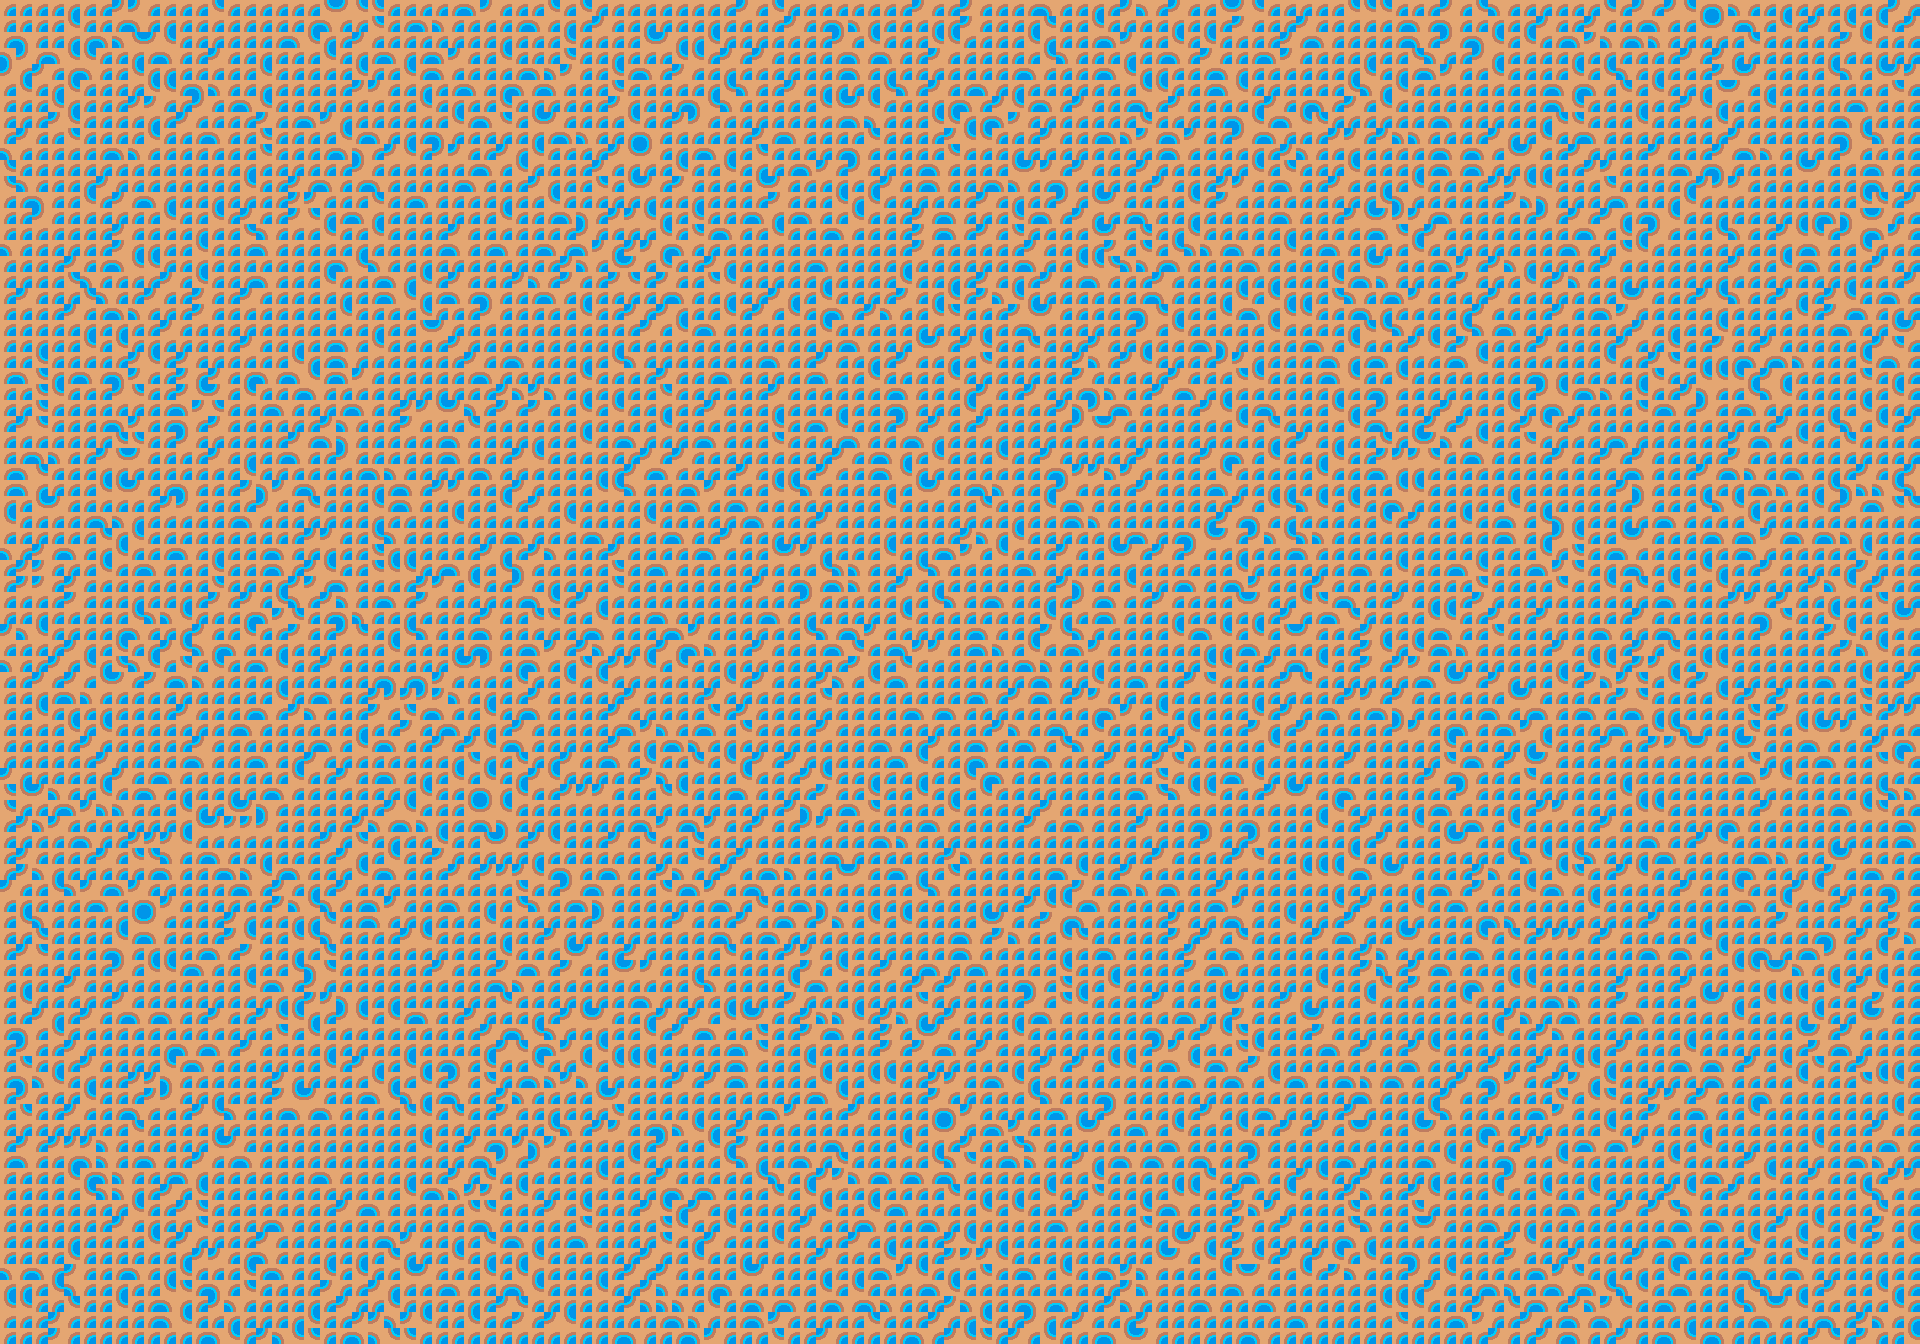

This game map was drawn from its Tiled (.tmx) file and the tilesets committed beside it. A one-line description and the trimmed map source follow:
An orthogonal 120x84 tile map with 16x16 px tiles, 5 tile layers (01_Ground, 02_Detail, 03_Structures, 04_Props, ...), 2 tilesets and 24 objects (4x enemy, 3x player, west_wall, north_wall, trial_pillar, ...).

<map version="1.10" tiledversion="1.12.1" orientation="orthogonal" renderorder="right-down" width="120" height="84" tilewidth="16" tileheight="16" infinite="0" nextlayerid="12" nextobjectid="35">
 <properties>
  <property name="groundStyle" value="cave" />
 </properties>
 <tileset firstgid="1" source="tileset.tsx" />
 <tileset firstgid="91" source="objects.tsx" />
 <layer id="7" name="01_Ground" width="120" height="84">
  <data>[10080 cells, 10080 non-empty, 4 distinct tile ids]</data>
 </layer>
 <layer id="8" name="02_Detail" width="120" height="84"><data>[10080 cells, 0 non-empty, 0 distinct tile ids]</data></layer><layer id="9" name="03_Structures" width="120" height="84"><data>[10080 cells, 0 non-empty, 0 distinct tile ids]</data></layer><layer id="10" name="04_Props" width="120" height="84"><data>[10080 cells, 0 non-empty, 0 distinct tile ids]</data></layer><layer id="11" name="05_Foreground" width="120" height="84"><data>[10080 cells, 0 non-empty, 0 distinct tile ids]</data></layer><objectgroup id="1" name="features">
  <object id="1" name="west_wall" x="0" y="0" width="220" height="1344">
   <properties>
    <property name="kind" value="cliff" />
   </properties>
  </object>
  <object id="2" name="north_wall" x="0" y="0" width="1920" height="170">
   <properties>
    <property name="kind" value="cliff" />
   </properties>
  </object>
  <object id="3" name="trial_pillar" x="760" y="468" width="240" height="260">
   <properties>
    <property name="kind" value="ruin" />
    <property name="label" value="Trial Pillar" />
   </properties>
  </object>
  <object id="4" name="boss_gate" x="1420" y="320" width="220" height="220">
   <properties>
    <property name="kind" value="gate" />
    <property name="label" value="Floor 10 Gate" />
   </properties>
  </object>
  <object id="19" name="echo_wall" x="1080" y="732" width="96" height="72">
   <properties>
    <property name="kind" value="ruin" />
    <property name="label" value="Legend Cache Wall" />
    <property name="interactionType" value="scan_hidden_path" />
    <property name="completionWorldFlag" value="postgame.dungeon_cache_open" />
    <property name="interactionMessage" value="A scan trace reveals a hidden reward chamber between the shifting dungeon walls." />
    <property name="blockedMessage" value="The dungeon walls reconfigure themselves. A scan-capable frame could reveal the safe seam." />
    <property name="blocksMovement" value="true" />
   </properties>
  </object>
 </objectgroup>
 <objectgroup id="2" name="collisions">
  <object id="5" x="0" y="0" width="220" height="1344" />
  <object id="6" x="0" y="0" width="1920" height="170" />
  <object id="7" x="0" y="1284" width="1920" height="60" />
  <object id="8" x="1860" y="0" width="60" height="1344" />
  <object id="9" x="760" y="468" width="240" height="260" />
  <object id="10" x="1420" y="320" width="220" height="220" />
 </objectgroup>
 <objectgroup id="3" name="spawn_points">
  <object id="11" name="from_void" type="player" x="260" y="924">
   <properties>
    <property name="spawnId" value="from_void" />
   </properties>
  </object>
  <object id="32" name="from_hub" type="player" x="420" y="280">
   <properties>
    <property name="spawnId" value="from_hub" />
   </properties>
  </object>
  <object id="12" name="enemy_1" type="enemy" x="520" y="864" />
  <object id="13" name="enemy_2" type="enemy" x="1160" y="754" />
  <object id="14" name="enemy_3" type="enemy" x="1380" y="540" />
  <object id="15" name="enemy_4" type="enemy" x="1660" y="414" />
  <object id="30" name="from_boss_gate" type="player" x="1640" y="286">
   <properties>
    <property name="spawnId" value="from_boss_gate" />
   </properties>
  </object>
 </objectgroup>
 <objectgroup id="4" name="doors">
  <object id="16" name="the_void_exit" x="180" y="892" width="72" height="72">
   <properties>
    <property name="label" value="The Void" />
    <property name="targetZone" value="the_void" />
    <property name="targetSpawn" value="from_dungeon" />
   </properties>
  </object>
  <object id="31" name="verdant_fields_gate" x="360" y="248" width="72" height="72">
   <properties>
    <property name="label" value="Ironhaven Route" />
    <property name="targetZone" value="town" />
    <property name="targetSpawn" value="from_dungeon" />
    <property name="lockMessage" value="A return route anchors the dungeon to the frontier for repeated challenge runs." />
   </properties>
  </object>
  <object id="33" name="boss_gate_door" x="1610" y="248" width="72" height="72">
   <properties>
    <property name="label" value="Deep Trial Gate" />
    <property name="targetZone" value="infinite_dungeon" />
    <property name="targetSpawn" value="from_boss_gate" />
    <property name="lockMessage" value="The next trial gate loops deeper into the dungeon, promising stronger foes and better spoils." />
   </properties>
  </object>
 </objectgroup>
 <objectgroup id="5" name="npcs">
  <object id="17" name="bolt_echo" x="430" y="674">
   <properties>
    <property name="npcId" value="bolt_simulation" />
    <property name="displayName" value="Bolt Simulation" />
   </properties>
  </object>
 </objectgroup>
 <objectgroup id="6" name="chests">
  <object id="18" name="legend_cache" x="1540" y="584">
   <properties>
    <property name="gold" value="220" />
    <property name="potions" value="2" />
    <property name="message" value="A legendary cache materializes between floor shifts, loaded with rare salvage and enhancement stock." />
   </properties>
  </object>
  <object id="20" name="hidden_trial_cache" x="1220" y="754">
   <properties>
    <property name="gold" value="140" />
    <property name="potions" value="1" />
    <property name="hiddenUntilFlag" value="postgame.dungeon_cache_open" />
    <property name="message" value="The hidden trial chamber yields untouched rewards from a prior challenger run." />
   </properties>
  </object>
 </objectgroup>
</map>
